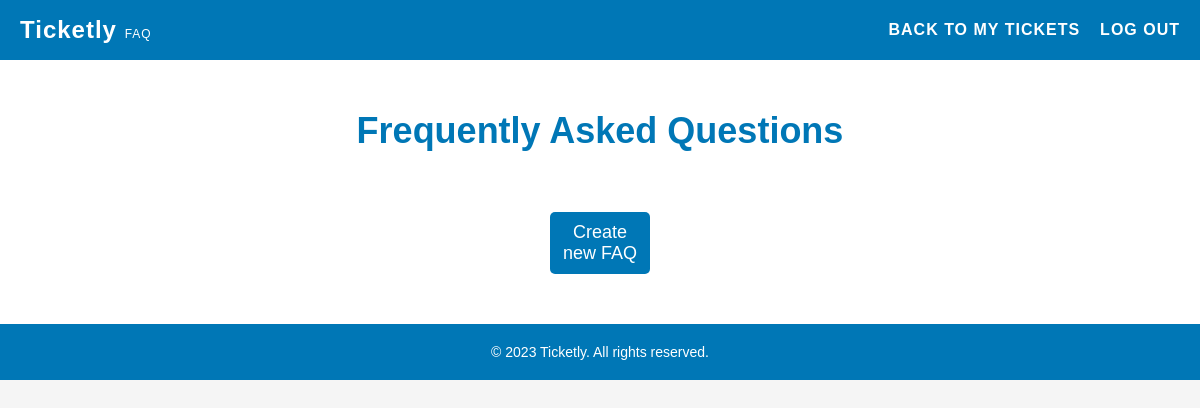
The app's page /pages/faq.php, older data.
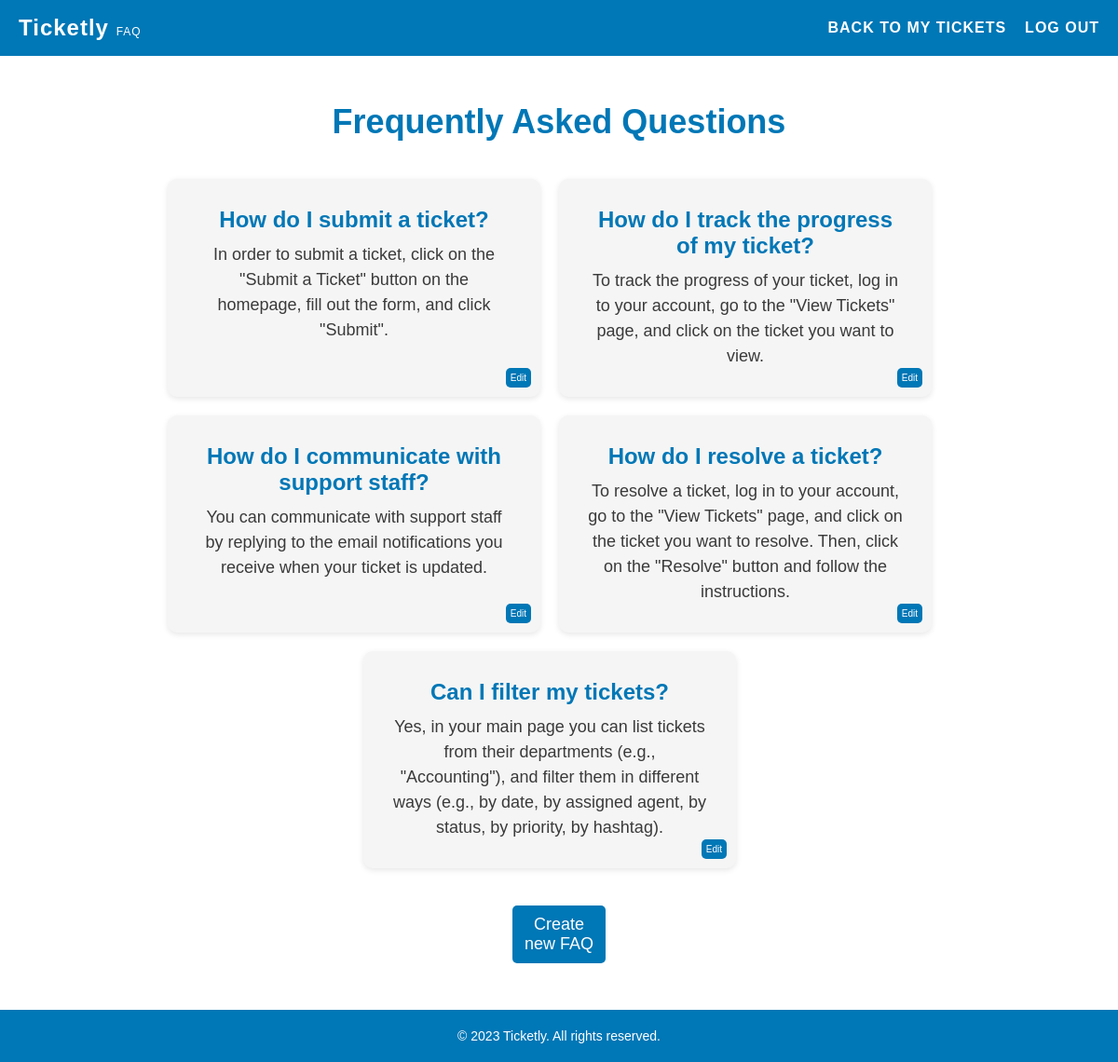
The same page, newer data.
### tables this page shows
CREATE TABLE "faqs" (
    id INTEGER PRIMARY KEY AUTOINCREMENT,
    question TEXT NOT NULL,
    answer TEXT NOT NULL
);

### pages/faq.php (called while the page is built, shortened)
<?php
    $session = new Session();
    require_once(__DIR__ . '/../templates/faq.tpl.php');
    drawFaq($session);
?>

### database/faqs.class.php (called while the page is built, shortened)
<?php
    class Faqs {
        public function __construct(?int $id, string $question, string $answer) {
            $this->id = $id;
            $this->question = $question;
            $this->answer = $answer;
        }
    }
    function getFaqData(PDO $db) {
        $stmt = $db->query('SELECT * FROM faqs');
        $faqs = [];
        while ($row = $stmt->fetch(PDO::FETCH_ASSOC)) {
            $id = isset($row['id']) ? (int)$row['id'] : null;
            $question = isset($row['question']) ? $row['question'] : '';
            $answer = isset($row['answer']) ? $row['answer'] : '';
            $faq = new Faqs($id, $question, $answer);
            $faqs[] = $faq;
        }
        return $faqs;
    }
?>

### templates/faq.tpl.php (the view, shortened to what this page needs)
<?php function drawFaq(Session $session){
    require_once '../database/connection.db.php';
    require_once '../database/faqs.class.php';
    $db = getDatabaseConnection();
    $faqs = getFaqData($db);
    ?>
    <!DOCTYPE html>
    <html lang="en">
    <head>
        <link rel="stylesheet" href="../style/index.css">
        <link rel="stylesheet" href="../style/header.css">
    </head>
    <body>
        <header>
            <h1>Ticketly <span class="smaller">FAQ</span></h1>
            <nav>
                <ul>
                    <li><a href="client.php">Back to My Tickets</a></li>
                    <li><a href="../actions/action_logout.php">Log out</a></li>
                </ul>
            </nav>
        </header>
        <main>
            <section id="faq">
                <h3>Frequently Asked Questions</h3>
                <ul>
                    <?php foreach ($faqs as $faq) : ?>
                        <li>
                            <h4><?php echo $faq->question; ?></h4>
                            <p><?php echo $faq->answer; ?></p>
                            <a href="editFaq.php?id=<?php echo $faq->id; ?>" class="edit-button">Edit</a>
                        </li>
                    <?php endforeach; ?>
                </ul>
                <div class="create-faq">
                    <a class="button" href="newFaq.php">Create new FAQ</a>
                </div>
            </section>
        </main>
        <?php include '../templates/footer.tpl.php';?>
    </body>
    </html>
<?php
}
?>

### templates/footer.tpl.php
<!DOCTYPE html>
<html>
    <link rel="stylesheet" href="../style/footer.css">
    <footer>
        <p>&copy; 2023 Ticketly. All rights reserved.</p>
    </footer>
<html>

### style/index.css (style rules this page uses)
#faq { background-color: #fff; text-align: center; padding: 50px; }
#faq h3 { font-size: 36px; margin-bottom: 20px; color: #0077b6; }
#faq ul { list-style-type: none; margin-top: 40px; display: flex; flex-wrap: wrap; justify-content: center; }
#faq li { position: relative; width: 400px; padding: 30px; margin-right: 20px; margin-bottom: 20px; background-color: #f5f5f5; border-radius: 10px; box-shadow: 0px 2px 6px rgba(0, 0, 0, 0.1); }
#faq li .edit-button { position: absolute; bottom: 10px; right: 10px; background-color: #0077b6; color: #fff; padding: 5px 5px; border-radius: 5px; text-decoration: none; font-size: x-small; }
#faq h4 { font-size: 24px; margin-bottom: 10px; color: #0077b6; }
#faq p { font-size: 18px; line-height: 1.5; color: #3a3a3a; }
.create-faq { margin-top: 20px; margin-left: 500px; margin-right: 500px; padding: 10px 10px; background-color: #0077b6; color: #fff; border: none; border-radius: 5px; font-size: 18px; }
.create-faq a { text-decoration: none; color: #fff; }

### style/header.css (style rules this page uses)
* { box-sizing: border-box; margin: 0; padding: 0; }
body { font-family: Arial, sans-serif; background-color: #f5f5f5; }
header { background-color: #0077b6; color: #fff; display: flex; justify-content: space-between; align-items: center; padding: 20px; height: 60px; box-shadow: 0 4px 6px rgba(0, 0, 0, 0.1); }
header h1 { font-size: 24px; letter-spacing: 1px; }
header nav ul { display: flex; list-style-type: none; }
header nav li:not(:last-child) { margin-right: 20px; }
header nav a { color: #fff; text-decoration: none; font-size: 16px; letter-spacing: 1px; text-transform: uppercase; font-weight: 600; transition: color 0.3s ease; }
.smaller { font-size: 0.5em; font-weight: lighter; }

### style/footer.css (style rules this page uses)
footer { background-color: #0077b6; color: #fff; text-align: center; padding: 20px; font-size: 14px; margin: 0; }
footer p { margin: 0; }

Row changes from the older to the newer data that the page shows:
added faqs: question "How do I submit a ticket?", answer "In order to submit a ticket, click on the \"Submit a Ticket\" button on the homepage, fill out the form, and click \"Submit\"."
added faqs: question "How do I track the progress of my ticket?", answer "To track the progress of your ticket, log in to your account, go to the \"View Tickets\" page, and click on the ticket you want to view."
added faqs: question "How do I communicate with support staff?", answer "You can communicate with support staff by replying to the email notifications you receive when your ticket is updated."
added faqs: question "How do I resolve a ticket?", answer "To resolve a ticket, log in to your account, go to the \"View Tickets\" page, and click on the ticket you want to resolve. Then, click on the \"Resolve\" button and follow the instructions."
added faqs: question "Can I filter my tickets?", answer "Yes, in your main page you can list tickets from their departments (e.g., \"Accounting\"), and filter them in different ways (e.g., by date, by assigned agent, by status, by priority, by hashtag)."
